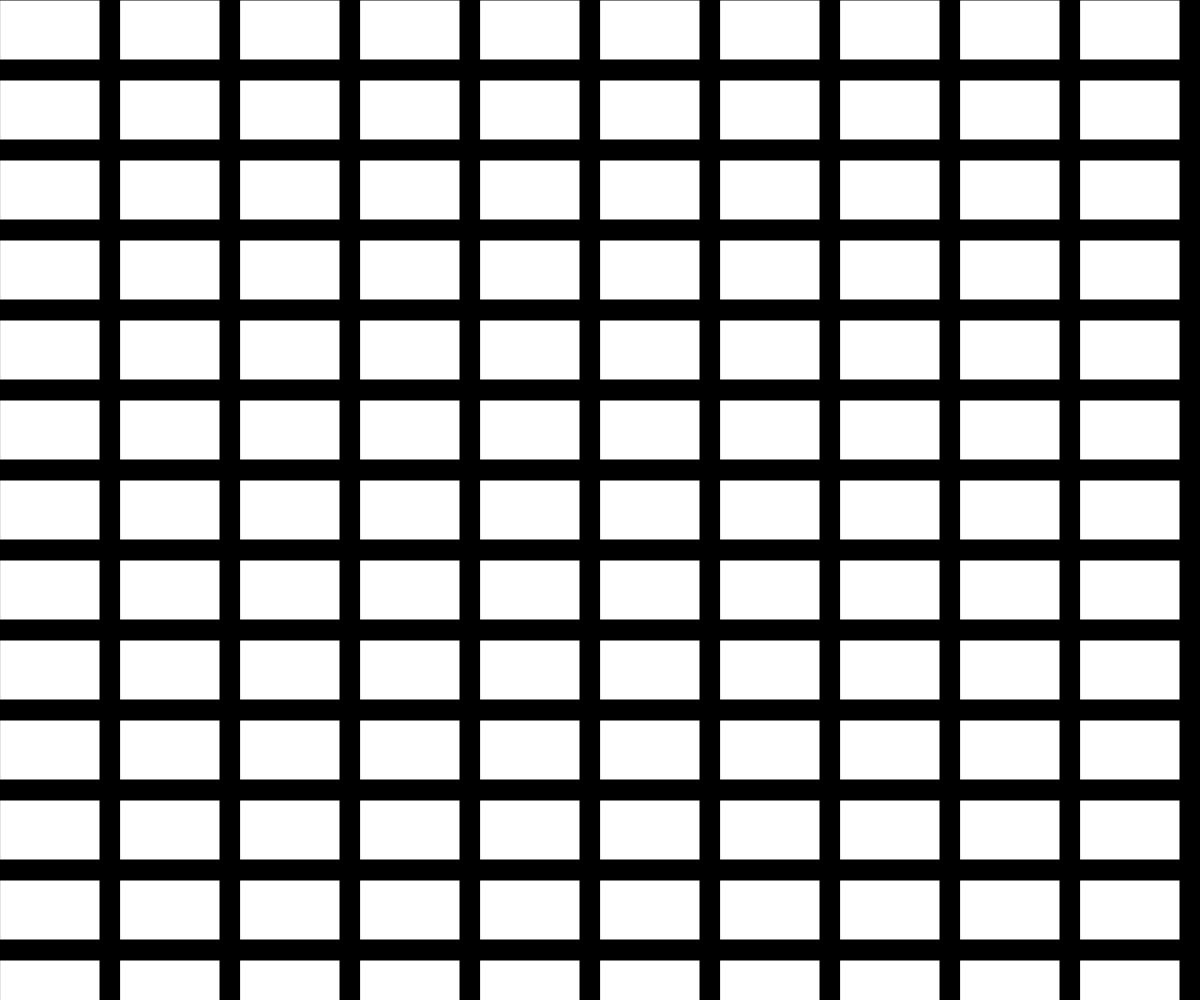
Frame 1 (no input)
Frame 60 (no input): identical to frame 1, image omitted
Frame 120 (the mouse pressed at the canvas centre since frame 60): identical to frame 1, image omitted

The p5.js sketch that drew this single still picture (run headless with seeded random() and noise() and a simulated clock; from frame 60 on, the mouse is pressed at the canvas centre):

// p5.js sketch
// ── sketch.js
var rectW = 100;
var rectH = 60;

function setup () {
  createCanvas(windowWidth,windowHeight);
}

  function draw() {
    background (0);
    for (var rectX=0; rectX<width; rectX+=120) {
      for (var rectY = 0; rectY<height; rectY+=80){
        if ( (mouseX > rectX) && (mouseX < rectX +rectW) &&
           (mouseY > rectY) && (mouseY< rectY + rectH )) {
      fill (random(255), random(255), random(255));
    } else {
      fill (255) ;
    }
    rect (rectX, rectY, rectW, rectH);

    }
  }
}
